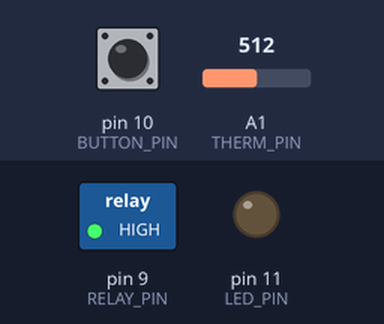
This sketch was run on a simulated Arduino Uno, built with avr-gcc and run on an emulated ATmega328P. Shown: switched loads named in the sketch (green lamp = pin HIGH), output pins drawn as LEDs (lit = HIGH). Inputs (shaded band) come from the test bench; at power-on: pin 10 (BUTTON_PIN) HIGH, A1 (THERM_PIN) = 512.

Above: at 1.2 s.
1.3 s: pin 10 (BUTTON_PIN) pulled LOW for 0.15 s
At 1.9 s:
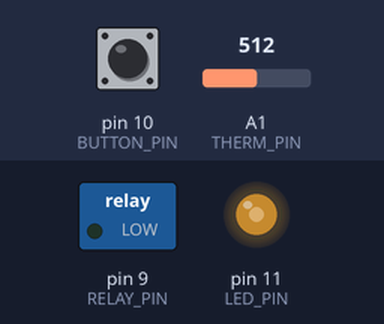
2.9 s: A1 (THERM_PIN) set to 306
At 4.1 s:
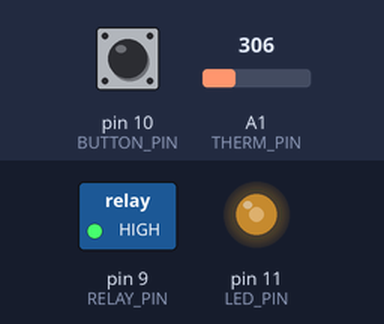
4.4 s: A1 (THERM_PIN) set to 511
At 6.1 s:
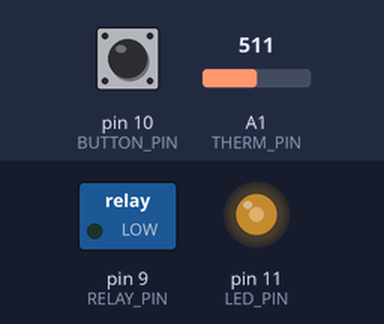
6.4 s: A1 (THERM_PIN) set to 290
At 7.2 s:
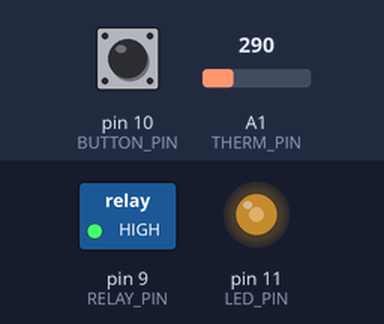
Timing chart, 0 to 9.0 s (numbered marks = the images above; inputs shaded):
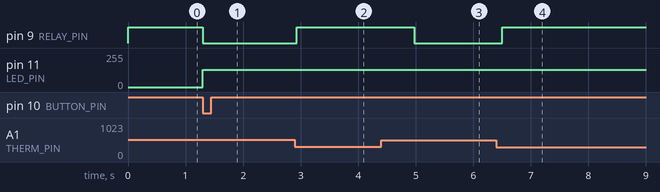

The sketch:

BottleWarmer.ino
```cpp
#include <Arduino.h>

// Define pins for 2 types of controllers
#if defined(ARDUINO_AVR_TRINKET3) || defined(ARDUINO_AVR_TRINKET5)
#define THERM_PIN 1 // this is analog 1 which is digial 2
#define RELAY_PIN 0
#define BUTTON_PIN 3 // This is a shared usb pin, but our button is open line until pressed
#define LED_PIN 1 // LED pin required PWM
#else
#define THERM_PIN A1
#define RELAY_PIN 9
#define BUTTON_PIN 10
#define LED_PIN 11
#endif

// Software constants for timing.
#define MOVING_AVERAGE_INTERVALS 32 // This should be a power of 2 for perf
#define PID_INTERVAL_MS 101 // prime
#define PID_INTERVAL_S (PID_INTERVAL_MS / 1000.0)
#define PID_INTERVAL_HZ (1000.0 / PID_INTERVAL_MS)
#define THERM_INTERVAL 11 // prime
#define WINDOW_SIZE 2999 // this is prime which gets us nice stuff
#define TARGET_TEMP 37.0 // body temp
#define RUN_TIME (15L*60*1000) // 15 min
#define LED_PWM_OUT 128

// Define Hardware contstants
#define RELAY_ON LOW  // our relay is backwards it seems
#define RELAY_OFF HIGH
#define MIN_WATTS 0.0
#define MAX_WATTS 300.0
#define KNOWN_RESISTOR 10000.0
#define THERMISTOR_BETA 3950.0
#define THERMISTOR_ROOM_TEMP_K 298.15
#define THERMISTOR_ROOM_RESIST 10000.0

// In testing we found that we can go full blast to about 10 degrees out from the target.
// We want to avoid overshoot.
// This means that KP should be about 1/10 of max watts to start backing off at 10degC out.
#define KP (MAX_WATTS / 10.0)  // This has units of watts/C.  Watts per degree error in C

// In testing we found that a rate of .3 degrees C per second was full blast with about 240cc of water
// We also found that a cutoff at full blast may still rise 5 degrees.
// To be on the safe side we want to full cut off heat at 5 degrees out when rising at 3 sec per C
// At 5C error we will be running at half power so we should cut 150W per .3C/s
#define KD (KP * 5.0 * 3.0) //This has units of watts/(C/s) or W * (s/C)

float lastTemp;
bool waitForButton = true;
long lastButtonPress;
int lastTempUpdate;
int lastPidUpdate;
int relayWindowStart;
float movingAvgTemp; // Run a simple exponential moving avg on temp to remove noise
int relayWindowOut = 0; // between [0, window size] used to control the relay

void setup() {
  //Serial.begin(115200);

  pinMode(RELAY_PIN, OUTPUT);
  digitalWrite(RELAY_PIN, RELAY_OFF);

  pinMode(LED_PIN, OUTPUT);
  pinMode(BUTTON_PIN, INPUT_PULLUP);

  lastButtonPress = millis();
  lastPidUpdate = lastButtonPress;
  lastTempUpdate = lastButtonPress;
  relayWindowStart = lastButtonPress;
  lastButtonPress = lastButtonPress;
  lastTemp = getTemp();
  movingAvgTemp = lastTemp;
}

void loop(void) {
  long now = millis();
  float temp = getTemp();
  if (now - lastTempUpdate > THERM_INTERVAL) {
    lastTempUpdate = now;
    // This is a modified moving average (MMA): https://en.wikipedia.org/wiki/Moving_average#Modified_moving_average
    // basically a exponential moving average with alpha set to 1/MOVING_AVERAGE_INTERVALS
    movingAvgTemp = (movingAvgTemp * (MOVING_AVERAGE_INTERVALS - 1) + temp) / MOVING_AVERAGE_INTERVALS;
    //Serial.print("temp time "); Serial.println(millis() - now);
    //Serial.print("temp: "); Serial.println(movingAvgTemp);
  }

  if (digitalRead(BUTTON_PIN) == LOW) {
    lastButtonPress = now;
    waitForButton = false;
    analogWrite(LED_PIN, LED_PWM_OUT);
  }

  if (now - lastButtonPress > RUN_TIME) {
    waitForButton = true;
  }

  if (waitForButton) {
    digitalWrite(RELAY_PIN, RELAY_OFF);
    digitalWrite(LED_PIN, LOW);
    return;
  }

  if (now - relayWindowStart >= WINDOW_SIZE) {
    relayWindowStart += WINDOW_SIZE;
  }

  if (now - lastPidUpdate > PID_INTERVAL_MS) {
    lastPidUpdate = now;
    relayWindowOut = updatePid(movingAvgTemp) * 10;
    //Serial.print("window out "); Serial.println(relayWindowOut);
    //Serial.print("temp: "); Serial.println(movingAvgTemp);
  }

  if (now - relayWindowStart < relayWindowOut) {
    digitalWrite(RELAY_PIN, RELAY_ON);
  } else {
    digitalWrite(RELAY_PIN, RELAY_OFF);
  }
  //Serial.print("loop time "); Serial.println(millis() - now);
}

// The output of the method is watts between min and max
float updatePid(float temp) {
  float error = TARGET_TEMP - temp; // unit of deg C
  float delta = lastTemp - temp; // unit of deg C

  float p = KP * error; // unit of W
  float normP = norm(p); // unit of W

  float d = KD * delta * PID_INTERVAL_HZ; // unit of W
  if (d > 0) {
    // We only want our d term to slow us down when heating.
    // It can be too unstable when temps fall due to amplification of small changes
    d = 0;
  }

  lastTemp = temp;
  return norm(p + d);
}

float norm(float f) {
  return max(MIN_WATTS, min(MAX_WATTS, f));
}

// return temp in C
float getTemp() {
  int val = analogRead(THERM_PIN);
  if (val == 0) {
    // Our math breaks down here.
    return 0;
  }

  if (val == 1023) {
    // Our math breaks down here.
    return 100;
  }

  // https://learn.adafruit.com/thermistor/using-a-thermistor
  float thermResistance = KNOWN_RESISTOR / (1023.0/val - 1);

  // https://en.wikipedia.org/wiki/Thermistor#B_or_.CE.B2_parameter_equation
  //  1/T = 1/T0 + 1/B * ln(R / R0)
  // We set R0 = 10K, T0 = 298.15 degK, B = 3950
  float inverseKelvin =  1 / THERMISTOR_ROOM_TEMP_K + log(thermResistance / THERMISTOR_ROOM_RESIST) / THERMISTOR_BETA;
  return (1.0 / inverseKelvin) - 273.15;
}
```

Measured:
- after the input at 1.3 s, pin 9 (RELAY_PIN): HIGH → LOW at once; pin 11 (LED_PIN): 0/255 → 128/255 at once
- after the input at 2.9 s, pin 9 (RELAY_PIN): LOW → HIGH at once
- after the input at 4.4 s, pin 9 (RELAY_PIN): HIGH → LOW after 0.57 s
- after the input at 6.4 s, pin 9 (RELAY_PIN): LOW → HIGH after 0.10 s
